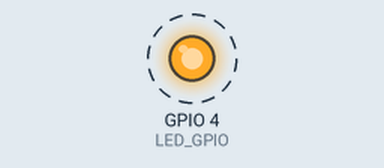
Simulated run of this sketch. Board: ESP32. Shown: output pins drawn as LEDs (lit = HIGH). Dashed ring = blinking.

Above: at 0.5 s.
Timing chart, 0 to 4.6 s (numbered marks = the images above):
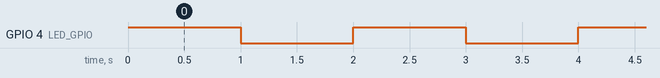

The sketch:

blink.ino
```cpp
#define LED_GPIO 4

void setup() {
  pinMode(LED_GPIO, OUTPUT);
}

void loop() {
  digitalWrite(LED_GPIO, HIGH);
  delay(1000);

  digitalWrite(LED_GPIO, LOW);
  delay(1000);
}
```

Measured:
- by itself, GPIO 4 (LED_GPIO): alternates HIGH for 1.0 s and LOW for 1.0 s
